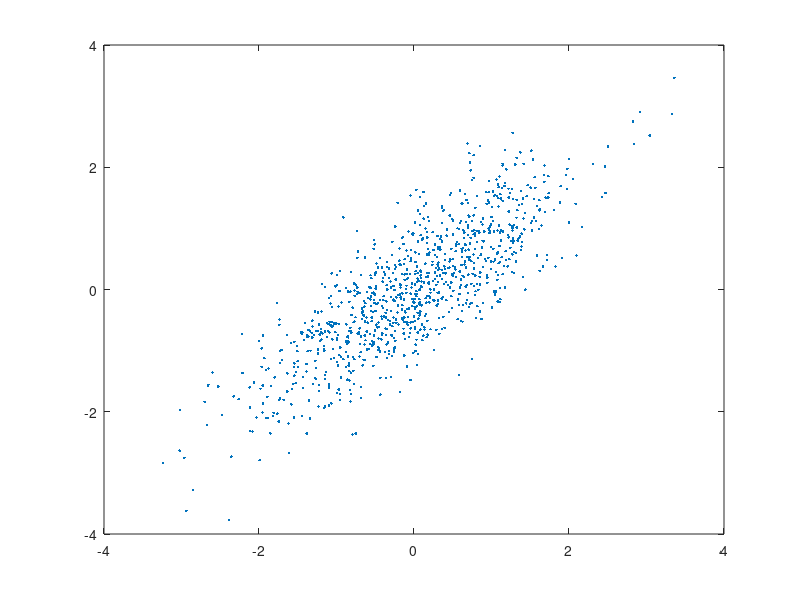

Here is the MATLAB script that generated this plot:
%bivnorm.m
N = 1000;
rho = 0.8;
Sigma = [1 rho; rho 1];
B = chol(Sigma,'lower');
x = B*randn(2,N);
plot(x(1,:),x(2,:),'.');
